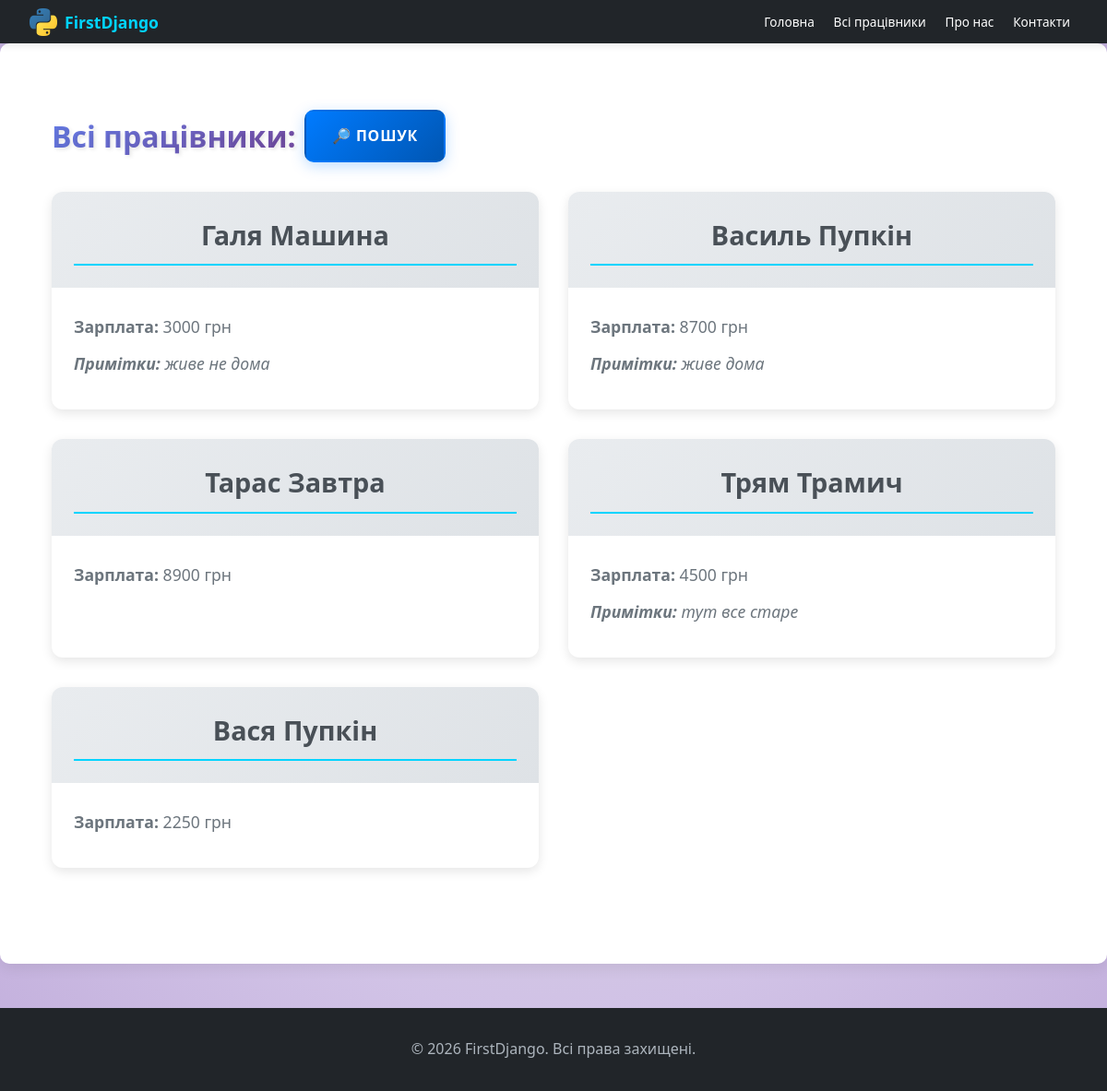
The app's page /workers/, older data.
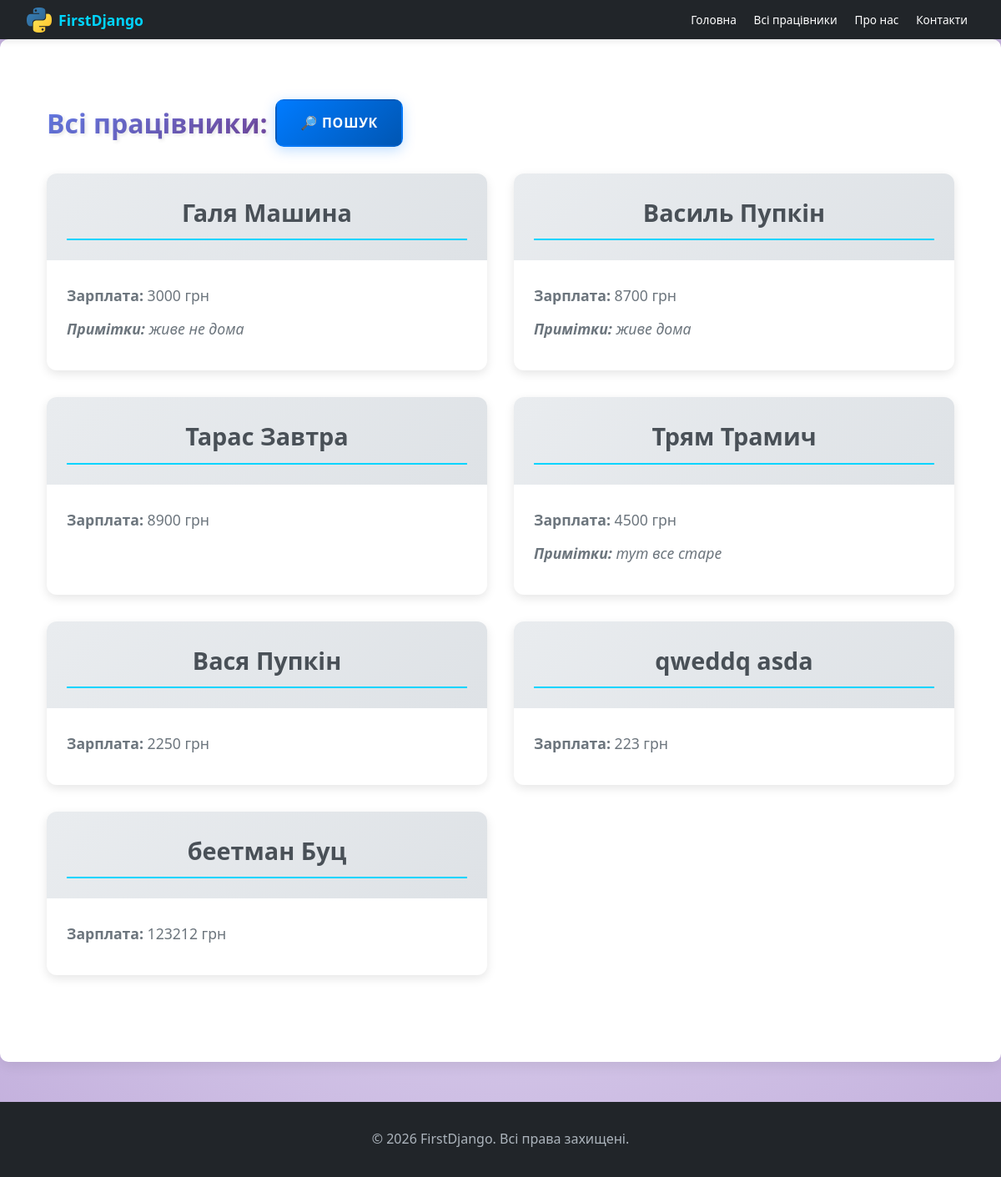
The same page, newer data.
### workers/models.py (models this page shows, shortened)
class Worker(models.Model):
    name = models.CharField(max_length=50, blank=False, null=False)
    salary = models.IntegerField(default=0)
    notes = models.TextField(blank=True, null=True)
    owner = models.ForeignKey(User, on_delete=models.CASCADE, related_name='workers', null=True, blank=True)
    photo = models.ImageField(upload_to='workers/photos/', blank=True, null=True, verbose_name='Фото')

### workers/views.py (the view)
# urls.py: path('', WorkersListView.as_view(), name='all_workers'),
class WorkersListView(ListView):
    model = Worker
    template_name = 'workers/workers_all.html'
    context_object_name = 'workers'
    def get_context_data(self, **kwargs):
        context = super().get_context_data(**kwargs)
        context['search_form'] = WorkerSearchForm()
        return context

### workers/context_procesors.py (called while the page is built)
def worker_count(request):
    context = {
        'worker_count': Worker.objects.count()
    }
    return context

### workers/templates/workers/workers_all.html (shortened to what this page needs)
{% extends 'main/base.html' %}
{% load static %}
{% block extra_css %}
<link rel="stylesheet" href="{% static 'main/css/index.css' %}?v=5">
<link rel="stylesheet" href="{% static 'workers/css/workers-list.css' %}?v=4">
{% endblock %}
{% block content %}
<div class="workers-container">
    <div class="header-with-button">
        <h1>Всі працівники:</h1>
        <div class="header-buttons">
            <a href="{% url 'worker_search' %}" class="btn btn-search-page">🔎 Пошук</a>
        </div>
    </div>
    {% if workers %}
    <div class="workers-grid">
        {% for worker in workers %}
        <div class="worker-card">
            {% if user.is_authenticated %}
                <a href="{% url 'worker_detail' worker.pk %}" class="worker-link">
                    <div class="worker-header">
                        <h2>{{ worker.name }}</h2>
                    </div>
                </a>
            {% else %}
                <div class="worker-header guest-mode">
                    <h2>{{ worker.name }}</h2>
                </div>
            {% endif %}
            <div class="worker-info">
                <p class="salary"><strong>Зарплата:</strong> {{ worker.salary }} грн</p>
                {% if worker.notes %}
                <p class="notes"><strong>Примітки:</strong> {{ worker.notes }}</p>
                {% endif %}
            </div>
        </div>
        {% endfor %}
    </div>
    {% else %}
    <p class="no-workers">Працівників ще немає.</p>
    {% endif %}
</div>
{% endblock %}

Row changes from the older to the newer data that the page shows:
added Worker: name "qweddq asda", salary "223"
added Worker: name "беетман Буц", salary "123212"
